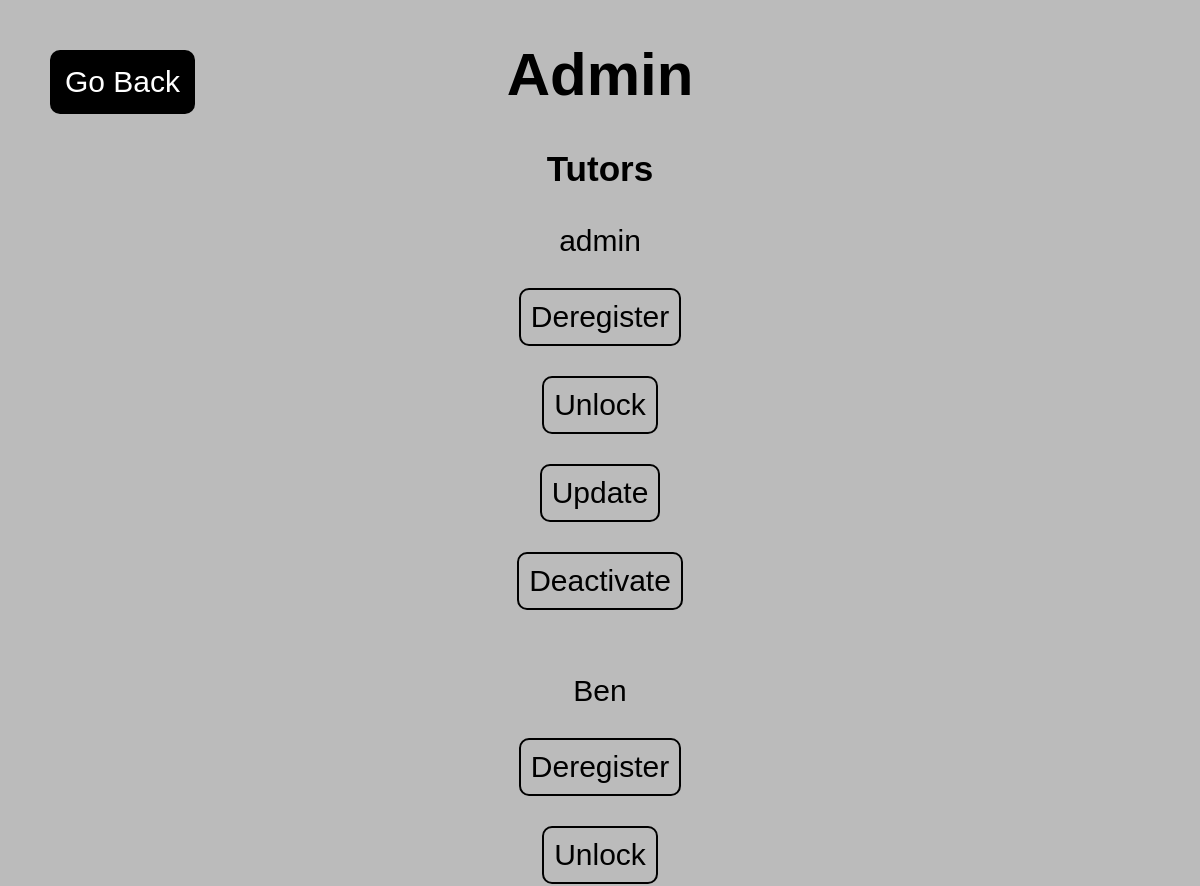
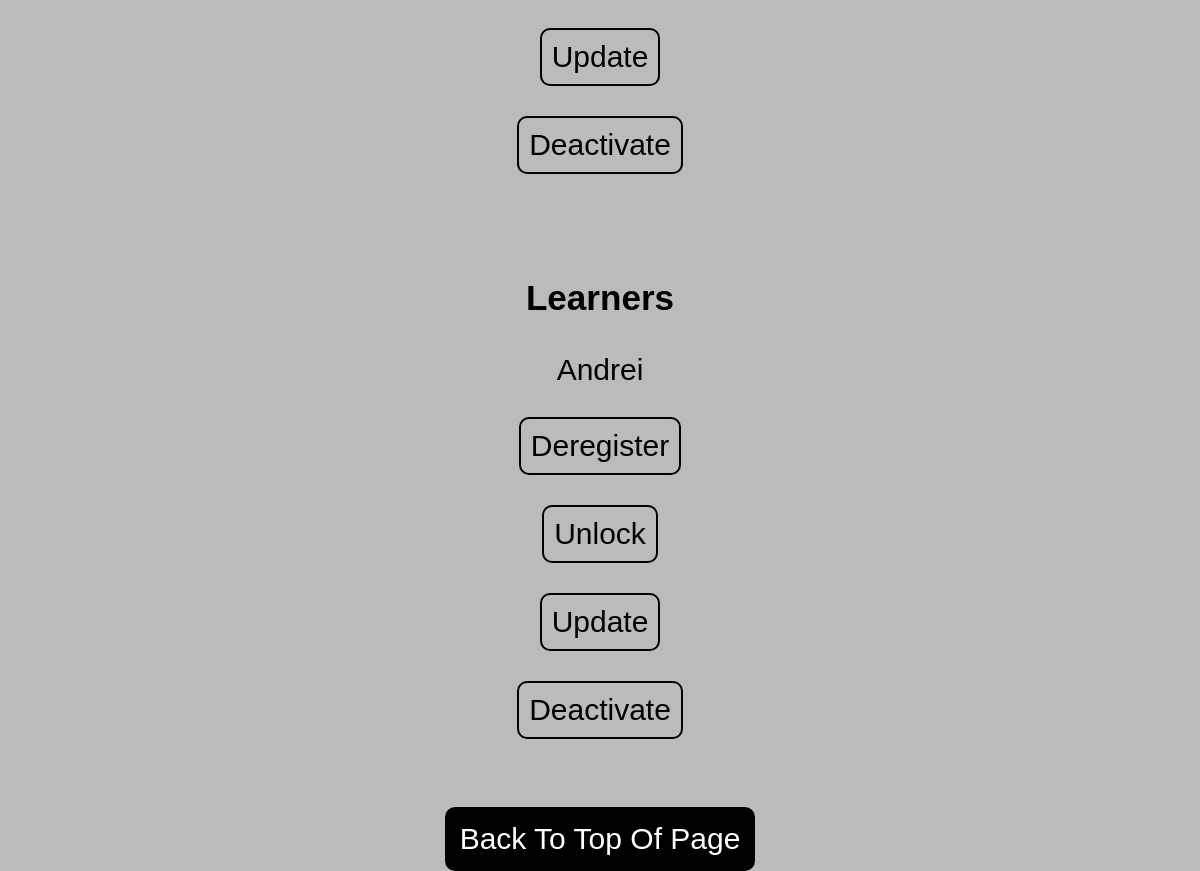
The page /admin on the database as committed earlier (2 pictures, top to bottom).
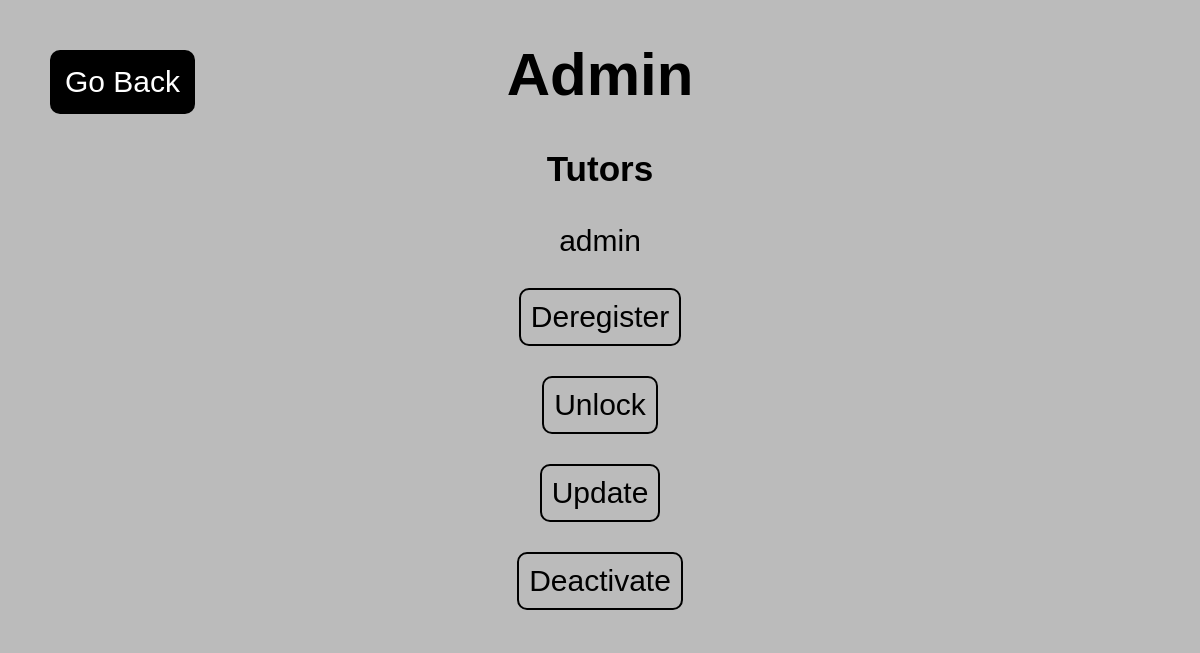
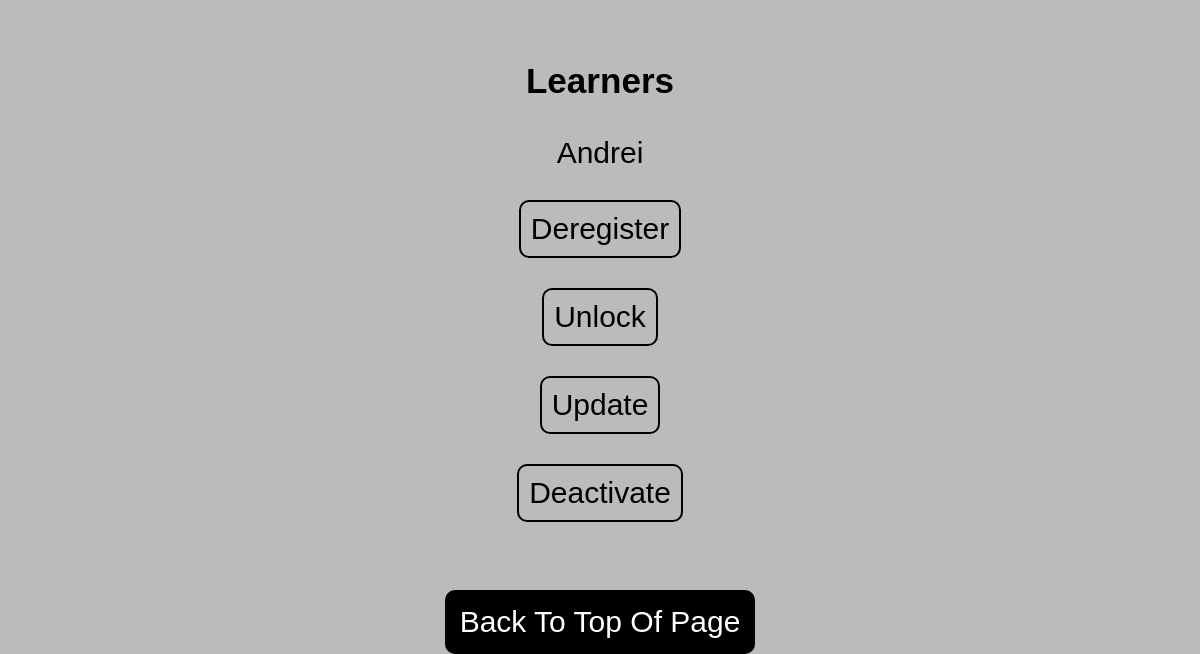
The same page on the database as committed later (2 pictures, top to bottom).
### tables this page shows
CREATE TABLE "tutors" (
	"ID"	INTEGER,
	"Username"	TEXT,
	"Password"	TEXT,
	"Email"	TEXT,
	"Status"	TEXT,
	"Count"	TEXT,
	"Name"	TEXT,
	PRIMARY KEY("ID" AUTOINCREMENT)
);

CREATE TABLE "learners" (
	"ID"	INTEGER,
	"Username"	TEXT,
	"Password"	TEXT,
	"Email"	TEXT,
	"Status"	TEXT,
	"Count"	TEXT,
	"Name"	TEXT,
	PRIMARY KEY("ID" AUTOINCREMENT)
);

### app.py (the view)
@app.route("/admin") #This is used to manage all users in the database
def admin():
    learners = data.execute("SELECT * FROM learners") #This is used to store all learners in a variable, then sent to the admin page for management
    tutors = data.execute("SELECT * FROM tutors") #This is used to store all tutors in a variable, then sent to the admin page for management
    return render_template("admin.html", learners= learners, tutors= tutors)

### templates/admin.html (shortened to what this page needs)
<!DOCTYPE html>
<html>
    <head>
        <link rel="stylesheet" href="/static/styles.css">
    </head>
    <body style="text-align: center; background-color: rgb(187, 187, 187);">
        <h1>Admin</h1>
        <form
        action="/">
        <button class="goback_black" style="top: 50px; left: 50px; position: fixed" type="submit">Go Back</button>
        </form>
        <h3>Tutors</h3>
        {% for user in tutors %}
        <tr>
            <td class="names">{{ user.Name }}</td>
            <td>
                <form action="/deregister-tutor" method="post">
                    <button class="action_btn" type="submit">Deregister</button>
                </form>
                <form action="/unlock-tutor" method="post">
                    <button class="action_btn" type="submit">Unlock</button>
                </form>
                <form action="/new-tutor" method="post">
                    <button class="action_btn" type="submit">Update</button>
                </form>
                <form action="/deactivate-tutor" method="post">
                <button class="action_btn" type="submit">Deactivate</button>
                </form>
                <br>
            </td>
        </tr>
    {% endfor %}
    <br>
        <h3>Learners</h3>
        {% for user in learners %}
        <tr>
            <td class="names">{{ user.Name }}</td>
            <td>
                <form action="/deregister-learner" method="post">
                    <button class="action_btn" type="submit">Deregister</button>
                </form>
                <form action="/unlock-learner" method="post">
                    <button class="action_btn" type="submit">Unlock</button>
                </form>
                <form action="/new-learner" method="post">
                    <button class="action_btn" type="submit">Update</button>
                </form>
                <form action="/deactivate-learner" method="post">
                <button class="action_btn" type="submit">Deactivate</button>
                </form>
                <br>
            </td>
        </tr>
    {% endfor %}
    </body>
    <br>
    <form
    action="/admin">
    <button class="goback_black" style="font-size: 30px;" type="submit">Back To Top Of Page</button>
    </form>
    </html>

### static/styles.css (style rules this page uses)
body { font-family: Arial; margin: 0px; padding: 0px; font-size: 30px; }
.goback_black { background-color:black; border: 0; border-radius: 10px; font-size: 30px; cursor: pointer; color: white; padding: 15px; }
.action_btn { color:black; border: 2px solid black; padding: 10px; font-size: 30px; background: none; border-radius: 10px; }

Rows that differ between the two databases and show on the page:
removed tutors: Name "Ben"
